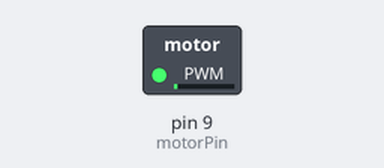
A sketch run on a simulated Arduino Uno, built with avr-gcc and run on an emulated ATmega328P. On the bench: switched loads named in the sketch (green lamp = pin HIGH).

Above: at 0.05 s.
At 0.65 s:
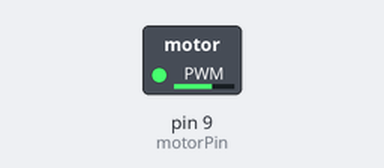
At 1.15 s:
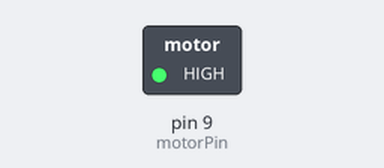
At 2.3 s:
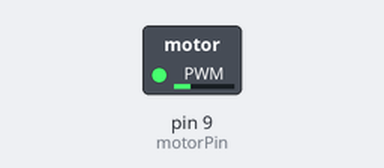
Timing chart, 0 to 7.1 s (numbered marks = the images above):
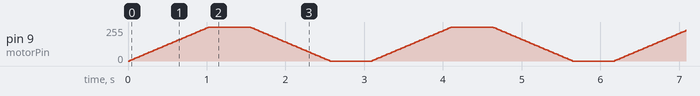

The sketch:

Hafta10_DC_Motor.ino
```cpp
// Hafta 10: DC Motor Kontrolü / Week 10: DC Motor Control
// TR: PWM ile motor hızını arttırıp azaltır.
// EN: Ramps motor speed up and down using PWM.

const int motorPin = 9; // PWM pin connected to transistor base via 1k

void setup() {
  pinMode(motorPin, OUTPUT);
}

void loop() {
  for (int sp = 0; sp <= 255; sp += 5) {
    analogWrite(motorPin, sp);
    delay(20);
  }
  delay(500);
  for (int sp = 255; sp >= 0; sp -= 5) {
    analogWrite(motorPin, sp);
    delay(20);
  }
  delay(500);
}
```
